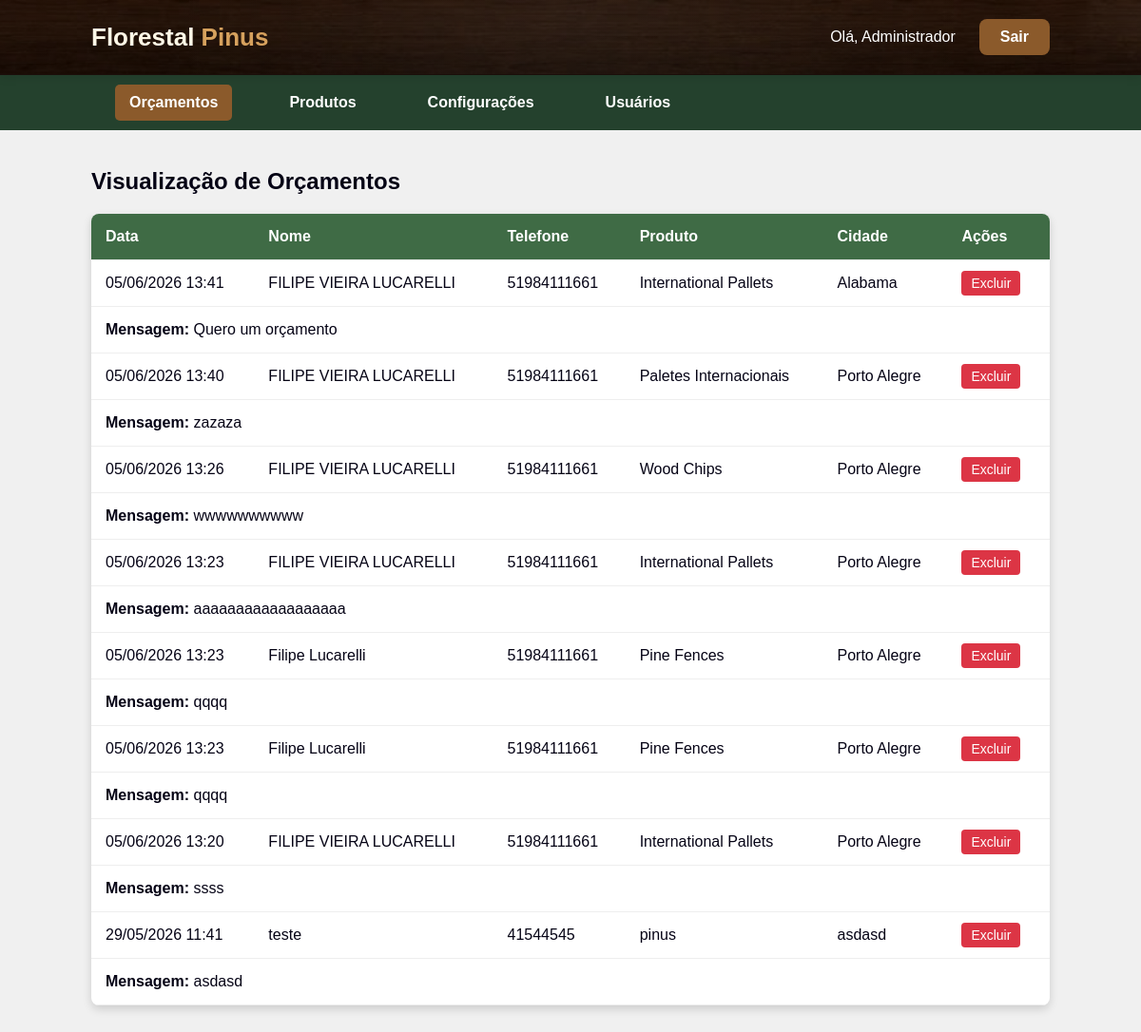
The page /admin.php (signed in) on the database its author committed.
### admin.php (the view, shortened to what this page needs)
<?php
require_once 'config.php';
$aba = $_GET['aba'] ?? 'orcamentos';
?>
<!DOCTYPE html>
<html lang="pt-br">
<head>
    <link rel="stylesheet" href="style.css">
</head>
<body>
    <header>
        <div class="logo">Florestal <span>Pinus</span></div>
        <div class="header-actions">
            <span style="color: white">Olá, <?php echo $_SESSION['usuario_nome']; ?></span>
            <a href="logout.php" class="login-topo">Sair</a>
        </div>
    </header>
    <nav class="admin-nav">
        <a href="?aba=orcamentos" class="<?php echo $aba == 'orcamentos' ? 'active' : ''; ?>">Orçamentos</a>
        <a href="?aba=produtos" class="<?php echo $aba == 'produtos' ? 'active' : ''; ?>">Produtos</a>
        <a href="?aba=configuracoes" class="<?php echo $aba == 'configuracoes' ? 'active' : ''; ?>">Configurações</a>
        <?php if ($_SESSION['pode_gerenciar']): ?>
        <a href="?aba=usuarios" class="<?php echo $aba == 'usuarios' ? 'active' : ''; ?>">Usuários</a>
        <?php endif; ?>
    </nav>
    <main class="admin-content">
        <?php if ($aba == 'orcamentos'): ?>
            <h2>Visualização de Orçamentos</h2>
            <table>
                <thead>
                    <tr>
                        <th>Data</th>
                        <th>Nome</th>
                        <th>Telefone</th>
                        <th>Produto</th>
                        <th>Cidade</th>
                        <th>Ações</th>
                    </tr>
                </thead>
                <tbody>
                    <?php
                    $stmt = $pdo->query("SELECT * FROM orçamentos ORDER BY data_envio DESC");
                    while ($row = $stmt->fetch()) {
                        echo "<tr>
                            <td>".date('d/m/Y H:i', strtotime($row['data_envio']))."</td>
                            <td>{$row['nome']}</td>
                            <td>{$row['telefone']}</td>
                            <td>{$row['produto']}</td>
                            <td>{$row['cidade']}</td>
                            <td>
                                <a href='?aba=orcamentos&excluir_orcamento={$row['id']}' class='btn-acao btn-del' onclick='return confirm(\"Excluir?\")'>Excluir</a>
                            </td>
                        </tr>
                        <tr>
                            <td colspan='6'><strong>Mensagem:</strong> {$row['mensagem']}</td>
                        </tr>
                        ";
                    }
                    ?>
                </tbody>
            </table>
        <?php endif; ?>
    </main>
</body>
</html>

### style.css (style rules this page uses)
:root { --verde: #24412D; --verde-claro: #3F6B45; --verde-profundo: #17291D; --marrom: #8B5A2B; --marrom-escuro: #5E3B1F; --dourado-madeira: #D6A15D; --bege: #F4E8D0; --creme: #FFF8E7; --areia: #E6D3B3; --cinza-claro: #F0F0F0; --texto: #050315; --sombra: rgba(0, 0, 0, 0.15); }
* { margin: 0; padding: 0; box-sizing: border-box; }
body { font-family: Arial, Helvetica, sans-serif; background-color: var(--cinza-claro); color: var(--texto); }
header { background: radial-gradient(circle at 50% -20%, rgba(255,255,255,0.05) 0%, transparent 70%), linear-gradient(rgba(0, 0, 0, 0.3), rgba(0, 0, 0, 0.45)), url('img/madeira.png'); background-size: cover; background-position: center; background-repeat: no-repeat; padding: 20px 8%; display: flex; justify-content: space-between; align-items: center; position: relative; border-bottom: 1px solid #1a0f0a; box-shadow: 0 2px 10px rgba(0, 0, 0, 0.1); }
.header-actions { display: flex; align-items: center; gap: 25px; }
.login-topo { position: static !important; background-color: #8B5A2B; color: #fff !important; padding: 10px 22px; border-radius: 8px; font-weight: bold; text-decoration: none; transition: 0.2s; display: inline-block; white-space: nowrap; }
.logo { color: var(--creme); font-size: 26px; font-weight: bold; }
.logo span { color: var(--dourado-madeira); }
nav a { color: var(--creme); text-decoration: none; margin-left: 25px; font-weight: bold; }
.login-topo { position: absolute; right: 40px; top: 20px; background-color: #8B5A2B; color: #fff; padding: 10px 22px; border-radius: 8px; font-weight: bold; text-decoration: none; transition: 0.2s; }

### admin.php (style rules this page uses)
.admin-nav { background: var(--verde); padding: 10px 8%; display: flex; gap: 20px; overflow-x: auto; }
.admin-nav a { color: white; text-decoration: none; padding: 10px 15px; border-radius: 5px; white-space: nowrap; }
.admin-nav a.active { background: var(--marrom); }
.admin-content { padding: 40px 8%; }
table { width: 100%; border-collapse: collapse; margin-top: 20px; background: white; border-radius: 8px; overflow: hidden; box-shadow: 0 4px 10px var(--sombra); }
th, td { padding: 15px; text-align: left; border-bottom: 1px solid #eee; }
th { background: var(--verde-claro); color: white; }
.btn-acao { padding: 5px 10px; border-radius: 4px; text-decoration: none; font-size: 14px; margin-right: 5px; }
.btn-del { background: #dc3545; color: white; }

### rows shown on the page
orçamentos: data_envio "05/06/2026 13:41", nome "FILIPE VIEIRA LUCARELLI", telefone "51984111661", produto "International Pallets", cidade "Alabama", mensagem "Quero um orçamento"
orçamentos: data_envio "05/06/2026 13:40", nome "FILIPE VIEIRA LUCARELLI", telefone "51984111661", produto "Paletes Internacionais", cidade "Porto Alegre", mensagem "zazaza"
orçamentos: data_envio "05/06/2026 13:26", nome "FILIPE VIEIRA LUCARELLI", telefone "51984111661", produto "Wood Chips", cidade "Porto Alegre", mensagem "wwwwwwwwww"
orçamentos: data_envio "05/06/2026 13:23", nome "FILIPE VIEIRA LUCARELLI", telefone "51984111661", produto "International Pallets", cidade "Porto Alegre", mensagem "aaaaaaaaaaaaaaaaaa"
orçamentos: data_envio "05/06/2026 13:23", nome "Filipe Lucarelli", telefone "51984111661", produto "Pine Fences", cidade "Porto Alegre", mensagem "qqqq"
orçamentos: data_envio "05/06/2026 13:23", nome "Filipe Lucarelli", telefone "51984111661", produto "Pine Fences", cidade "Porto Alegre", mensagem "qqqq"
orçamentos: data_envio "05/06/2026 13:20", nome "FILIPE VIEIRA LUCARELLI", telefone "51984111661", produto "International Pallets", cidade "Porto Alegre", mensagem "ssss"
orçamentos: data_envio "29/05/2026 11:41", nome "teste", telefone "41544545", produto "pinus", cidade "asdasd", mensagem "asdasd"

### other values the page prints
$_SESSION['usuario_nome'] "Administrador"
